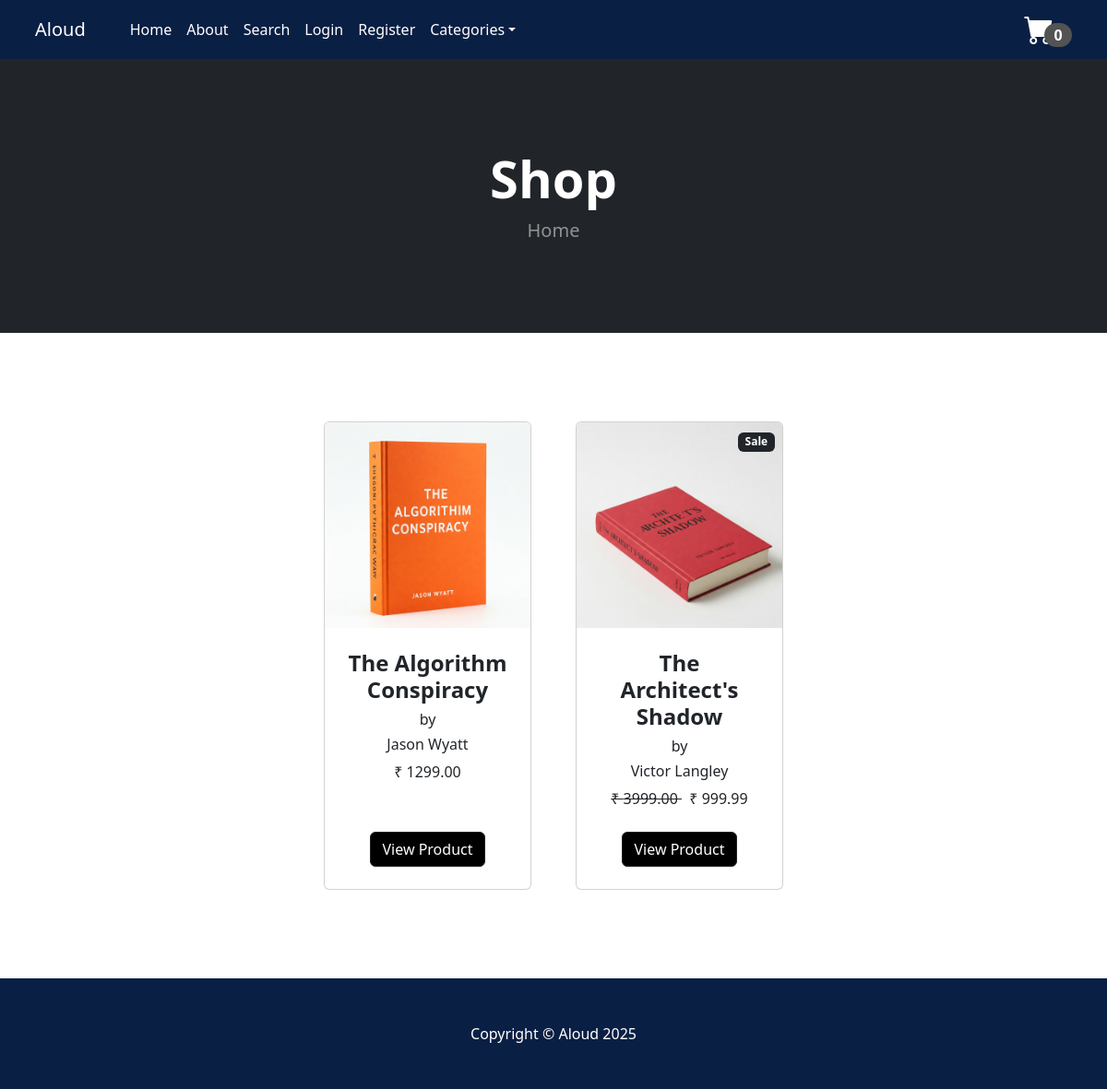
The page / on the database its author committed.
### store/models.py (models this page shows, shortened)
class Product(models.Model):
    book_id = models.CharField(max_length=10)
    name = models.CharField(max_length=50)
    author = models.CharField(max_length=50)
    price = models.DecimalField(default=0, decimal_places=2, max_digits=9)
    category = models.ForeignKey(Category, on_delete=models.CASCADE, default=1)
    stock = models.PositiveIntegerField(null=False, blank=False, default=0)
    description = models.TextField(max_length=1000, default='', blank=True, null=True)
    image = models.ImageField(upload_to='uploads/product')
    is_sale = models.BooleanField(default=False)
    sale_price = models.DecimalField(default=0, decimal_places=2, max_digits=9)

### store/views.py (the view)
# urls.py: 2. Add a URL to urlpatterns:  path('', views.home, name='home')
def home(request):
    products = Product.objects.all()
    return render(request, 'home.html', {'products': products})

### cart/cart.py (called while the page is built)
    def __len__(self):
        return sum(self.cart.values())

### cart/context_processors.py (called while the page is built)
def cart(request):
    return{'cart':Cart(request)}

### store/context_processors.py (called while the page is built)
def categories_processor(request):
    return {
        'categories': Category.objects.all()
    }

### store/models.py (called while the page is built)
    def __str__(self):
        return self.name

### wishlist/context_processors.py (called while the page is built)
def wishlist(request):
    wishlist = Wishlist(request)
    return {
        'wishlist': wishlist.wishlist  # or just 'wishlist': wishlist to use its methods
    }

### store/templates/home.html
{% extends 'base.html' %}
{% block content %}
    <header class="bg-dark py-5">
      <div class="container px-4 px-lg-5 my-5">
        <div class="text-center text-white">
          <h1 class="display-4 fw-bolder">Shop</h1>
          <p class="lead fw-normal text-white-50 mb-0">
            Home
          </p>
        </div>
      </div>
    </header>
    <section class="py-5">
      <div class="container px-4 px-lg-5 mt-5">
        <div
          class="row gx-4 gx-lg-5 row-cols-2 row-cols-md-3 row-cols-xl-4 justify-content-center"
        >
          {% for product in products %}
          {% if product.is_sale %}
          {% if product.stock == 0 %}
        <div class="col mb-5">
            <div class="card h-100 position-relative">
                 <div class="badge bg-dark text-white position-absolute" style="top: 0.5rem; right: 0.5rem; margin-top: 3px;">
                  Sale
                </div>
                 <div class="badge bg-dark text-white position-absolute" style="top: 0.5rem; left: 0.5rem; margin-top: 3px;">
                  Out of stock
                  </div>
              <img class="card-img-top" src="{{product.image.url}}" alt="..." />
              <div class="card-body p-4">
                <div class="text-center">
                  <h4 class="fw-bolder">{{product.name}}</h4>
                  <h6>by</h6>
                  <h6 class="bold">{{product.author}}</h6>
                   <strike>
                  ₹ {{product.price}}
                  </strike>&nbsp;
                   ₹ {{product.sale_price}}
                </div>
              </div>
              <div class="card-footer p-4 pt-0 border-top-0 bg-transparent">
                <div class="text-center">
                  <a class="btn btn-outline-dark mt-auto" style="background-color: black;" href="{% url 'product' product.id %}"
                    >View Product</a
                  >
                </div>
              </div>
            </div>
          </div>
          {% else %}
          <div class="col mb-5">
            <div class="card h-100">
                 <div class="badge bg-dark text-white position-absolute" style="top: 0.5rem; right: 0.5rem; margin-top: 3px;">
                  Sale
                </div>
              <img class="card-img-top" src="{{product.image.url}}" alt="..." />
              <div class="card-body p-4">
                <div class="text-center">
                  <h4 class="fw-bolder">{{product.name}}</h4>
                  <h6>by</h6>
                  <h6 class="bold">{{product.author}}</h6>
                   <strike>
                  ₹ {{product.price}}
                  </strike>&nbsp;
                   ₹ {{product.sale_price}}
                </div>
              </div>
              <div class="card-footer p-4 pt-0 border-top-0 bg-transparent">
                <div class="text-center">
                  <a class="btn btn-outline-dark mt-auto" style="background-color: black;" href="{% url 'product' product.id %}"
                    >View Product</a
                  >
                </div>
              </div>
            </div>
          </div>
        {% endif %}
          {% else %}
          {% if product.stock == 0 %}
          <div class="col mb-5">
            <div class="card h-100 position-relative">
                 <div class="badge bg-dark text-white position-absolute" style="top: 0.5rem; left: 0.5rem; margin-top: 3px;">
                  Out of stock
                  </div>
              <img class="card-img-top" src="{{product.image.url}}" alt="..." />
              <div class="card-body p-4">
                <div class="text-center">
                  <h4 class="fw-bolder">{{product.name}}</h4>
                  <h6>by</h6>
                  <h6 class="bold">{{product.author}}</h6>
                  ₹ {{product.price}}
                </div>
              </div>
              <div class="card-footer p-4 pt-0 border-top-0 bg-transparent">
                <div class="text-center">
                  <a class="btn btn-outline-dark mt-auto" style="background-color: black;" href="{% url 'product' product.id %}"
                    >View Product</a><br/>
                </div>
              </div>
            </div>
          </div>
          {% else %}
          <div class="col mb-5">
            <div class="card h-100">
              <img class="card-img-top" src="{{product.image.url}}" alt="..." />
              <div class="card-body p-4">
                <div class="text-center">
                  <h4 class="fw-bolder">{{product.name}}</h4>
                  <h6>by</h6>
                  <h6 class="bold">{{product.author}}</h6>
                  ₹ {{product.price}}
                </div>
              </div>
              <div class="card-footer p-4 pt-0 border-top-0 bg-transparent">
                <div class="text-center">
                  <a class="btn btn-outline-dark mt-auto" style="background-color: black;" href="{% url 'product' product.id %}"
                    >View Product</a><br/>
                </div>
              </div>
            </div>
          </div>
          {% endif %}
          {% endif %}
          {% endfor %}
        </div>
      </div>
    </section>
    {% endblock %}

### store/templates/navbar.html (style rules this page uses)
.container a { color: white; transition: color 0.3s ease; }

### rows shown on the page
Product: image (picture), name "The Algorithm Conspiracy", author "Jason Wyatt", price "1299.00"
Product: image (picture), name "The Architect's Shadow", author "Victor Langley", price "3999.00", sale_price "999.99"

### other values the page prints
{{ cart|length }} "0"
